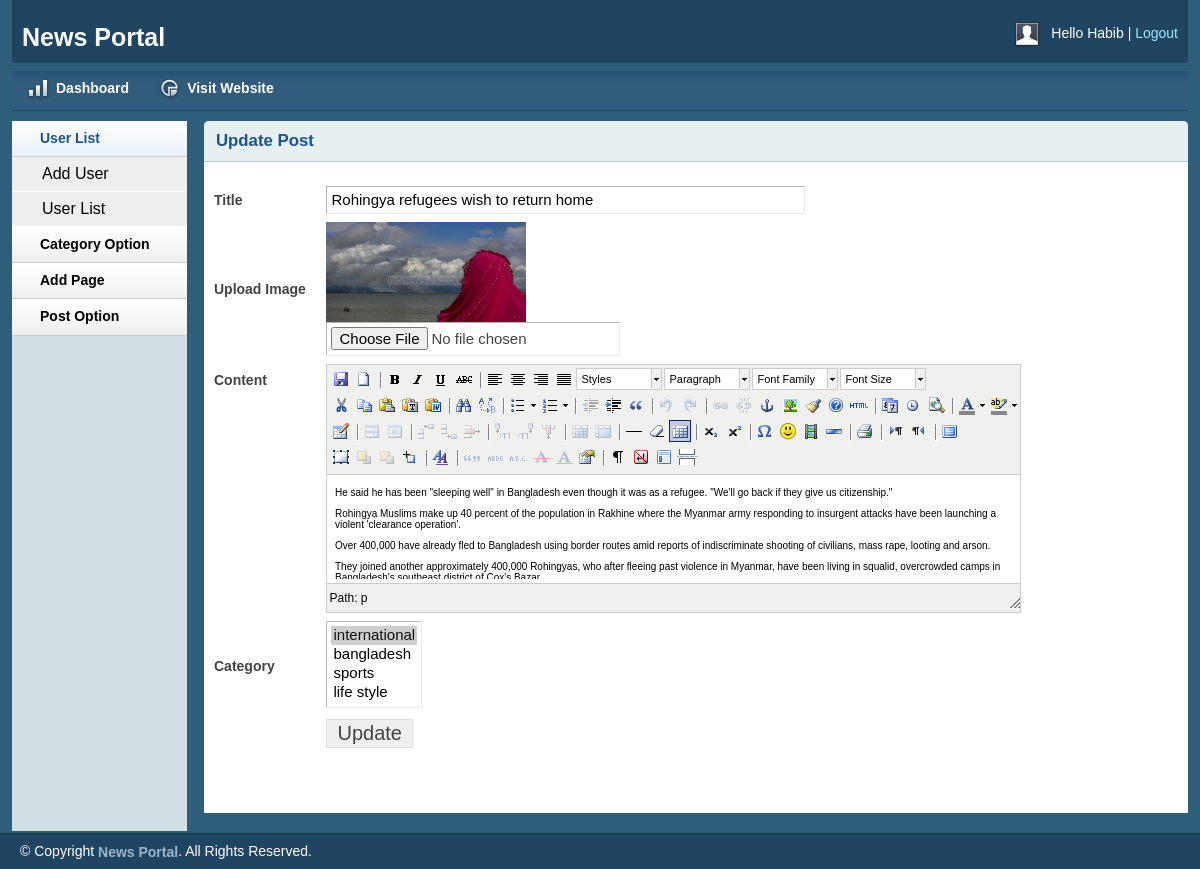
Page /php/src/admin/Untitled-1.php?editpostid=2 (signed in) on the committed database.
### tables this page shows
CREATE TABLE `post_category` (
  `cat_id` int(11) DEFAULT NULL,
  `post_id` int(11) DEFAULT NULL
);

CREATE TABLE `newspost` (
  `post_id` int(11) NOT NULL,
  `title` varchar(50) DEFAULT NULL,
  `content` longtext DEFAULT NULL,
  `image` varchar(50) DEFAULT NULL,
  `time_date` timestamp NOT NULL DEFAULT current_timestamp() ON UPDATE current_timestamp(),
  `approved` varchar(25) DEFAULT 'no'
);

CREATE TABLE `category` (
  `cat_id` int(11) NOT NULL,
  `cat_name` varchar(20) DEFAULT NULL
);

### php/src/lib/Database.php (called while the page is built, shortened)
<?php
Class Database{
	public $host   = DB_HOST;
	public $user   = DB_USER;
	public $pass   = DB_PASS;
	public $dbname = DB_NAME;
	public $link;
	private function connectDB(){
	$this->link = new mysqli($this->host, $this->user, $this->pass, $this->dbname);
 }
	public function select($query){
		$result = $this->link->query($query) or die($this->link->error.__LINE__);
		if($result->num_rows > 0){
			return $result;
		} else {
			return false;
		}
	}
}

### php/src/admin/Untitled-1.php (the view, shortened to what this page needs)
<?php include"inc/header.php"; ?>
<?php
    if(isset($_POST['id'])){
        $id = $_POST['id'];
    }else if(!isset($_GET['editpostid'])  || $_GET['editpostid']==NULL){
        echo '<script> window.location="postlist.php"</script>';
    }else{
        $id = $_GET['editpostid'];
    }
?>
        <div class="grid_10">
            <div class="box round first grid">
                <h2>Update Post</h2>
                <div class="block">
                    <?php
						$query="SELECT title,content,image,cat_id
                        FROM newspost  NATURAL JOIN post_category NATURAL JOIN category
                        WHERE  category.cat_id=post_category.cat_id And post_category.post_id = '$id'
                        AND newspost.post_id= '$id' LIMIT 1 ";
						$post=$db->select($query);
						if($post){
							while($postresult=$post->fetch_assoc()){
                    ?>
                 <form action="Untitled-1.php" method="post" enctype="multipart/form-data">
                    <table class="form">
                        <tr>
                            <td>
                                <label>Title</label>
                            </td>
                            <td>
                                <input type="text" value="<?php echo $postresult['title'];?>" class="medium" name="title" />
                            </td>
                        </tr>
                        <tr>
                            <td>
                                <label>Upload Image</label>
                            </td>
                            <td>
                                <img src="<?php echo $postresult['image']?>" width="200px"height="100px"><br/>
                                <input type="file" name="image"/>
                            </td>
                        </tr>
                        <tr>
                            <td style="vertical-align: top; padding-top: 9px;">
                                <label>Content</label>
                            </td>
                            <td>
                            </td>
                        </tr>
                         <tr>
                            <td>
                                <label>Category</label>
                            </td>
                            <td>
                            <?php
                             $query="SELECT cat_id, cat_name FROM category WHERE 1";
                              $category=$db->select($query);
                              ?>
                              <select id="select" name="cat[]" multiple="multiple">
                                <?php if($category){
                                    while($result=$category->fetch_assoc()){
                                   ?>
                                    <option
                                   <?php
                                   $query="SELECT cat_id
                        FROM newspost  NATURAL JOIN post_category NATURAL JOIN category
                        WHERE  category.cat_id=post_category.cat_id And post_category.post_id = '$id'
                        AND newspost.post_id= '$id'  ";
						$post=$db->select($query);
						if($post){
							while($postresult=$post->fetch_assoc()){
                                    if($postresult['cat_id'] == $result['cat_id']){?>
                                        selected ="selected"
                                 <?php  }}} ?>value="<?php echo $result['cat_id'];?>">
                                     <?php echo $result['cat_name'];?></option>
                              <?php }?>
                          <?php }else{
                                echo"internal problem";
                                }?>
                                </select>
                            </td>
                        </tr>
						<tr>
                            <td></td>
                            <td>
                                <input type="submit" name="submit" Value="Update" />
                            </td>
                        </tr>
                    </table>
                    </form>
                    <?php }?>
                                    <?php }else{
                                echo"internal problem";
                                }?>
                </div>
            </div>
        </div>
        <?php include"inc/footer.php"; ?>

### php/src/admin/css/layout.css (style rules this page uses)
body { background: #fff none repeat scroll 0 0; color: #444; font-size: 14px; padding: 0; }
h1, h2, h3, h4, h5, h6 { line-height:1.2em; margin-bottom:.3em; }
h2 { margin-top:1em; }
.box { background:#fff; margin-bottom:20px; padding:10px 10px 10px 10px; margin-left:-8px; }
.box.grid { padding-bottom:40px; }
.box.round { -moz-border-radius: 5px 5px 0px 0px; -webkit-border-radius: 5px 5px 0px 0px; border-radius: 5px 5px 0px 0px; }
.box h2 { font-size:1.2em; font-weight:bold; color:#1B548D; background:#E6F0F3; margin:-10px -10px 0 -10px; padding:10px 12px; border-bottom:1px solid #B3CBD6; -moz-border-radius: 5px 5px 0px 0px; -webkit-border-radius: 5px 5px 0px 0px; border-radius: 5px 5px 0px 0px; }
.box.first { min-height: 406px; }
.block { padding-top:20px; }
table.form { width:100%; }
table.form td { padding:4px 0px; }
table.form label { font-weight:bold; }
table.form input, table.form select { font-size: 15px; padding: 4px 4px 5px 4px; border-top: 1px solid #b3b3b3; border-left: 1px solid #b3b3b3; border-right: 1px solid #eaeaea; border-bottom: 1px solid #eaeaea; }
table.form input[type="submit"] { border: 1px solid #ddd; color: #444; cursor: pointer; font-size: 20px; padding: 2px 10px; }
input.medium { width: 55%; }
.block { padding-bottom:1px; }

### php/src/admin/js/tiny-mce/themes/advanced/skins/default/content.css (style rules this page uses)
body, td, pre { color:#000; font-family:Verdana, Arial, Helvetica, sans-serif; font-size:10px; margin:8px; }
body { background:#FFF; }
h2 { font-size: 1.5em }
img { border:0; }
table, img, hr, .mceItemAnchor { cursor:default }
table td, table th { cursor:text }

### rows in the picture
post_category: title "Rohingya refugees wish to return home", post_id.image (picture), cat.cat_name "international ☑ / bangladesh / sports / life style"

### other values in the picture
Session::get("name") "Habib"
